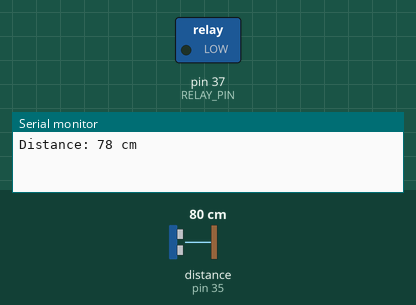
This sketch was run on a simulated Arduino Mega 2560, built with avr-gcc and run on an emulated ATmega2560. On the bench: switched loads named in the sketch (green lamp = pin HIGH), the last lines printed to the serial monitor. Wiring (inferred from the names in the program): ultrasonic range finder: trigger pin 36; echo pin 35. The test bench sets the inputs (shaded band); at power-on: distance to the obstacle (sensor on pin 35) 80 cm. The echo pulse lasts 58.3 µs per cm; pins used as bus, display or sensor lines are not drawn.

Above: at 0.1 s.
At 0.6 s:
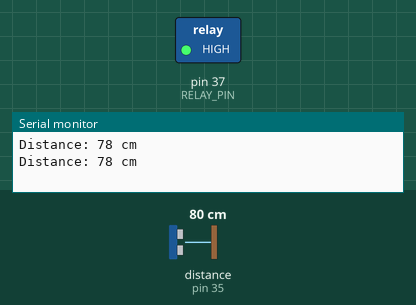
Timing chart, 0 to 2.1 s (numbered marks = the images above):
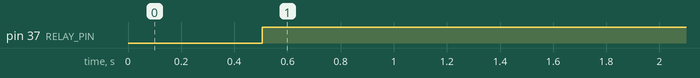

The sketch:

ultrasonic.ino
```cpp
#define TRIG_PIN 36
#define ECHO_PIN 35
#define RELAY_PIN 37

long duration;
int distance;

void setup() {
  pinMode(TRIG_PIN, OUTPUT);
  pinMode(ECHO_PIN, INPUT);
  pinMode(RELAY_PIN, OUTPUT);
  digitalWrite(RELAY_PIN, LOW);  // motor OFF initially
  Serial.begin(9600);
}

void loop() {
  // Send ultrasonic pulse
  digitalWrite(TRIG_PIN, LOW);
  delayMicroseconds(2);
  digitalWrite(TRIG_PIN, HIGH);
  delayMicroseconds(10);
  digitalWrite(TRIG_PIN, LOW);

  // Read echo
  duration = pulseIn(ECHO_PIN, HIGH, 30000); // timeout 30ms
  distance = duration * 0.034 / 2; // convert to cm

  Serial.print("Distance: ");
  Serial.print(distance);
  Serial.println(" cm");

  delay(500);

  // Control relay based on distance
  if (distance >= 12) {
    digitalWrite(RELAY_PIN, HIGH);  // motor ON
  } else if (distance <= 7) {
    digitalWrite(RELAY_PIN, LOW);   // motor OFF
  }
}
```

Measured:
- by itself, pin 37 (RELAY_PIN): LOW → HIGH at 0.51 s
